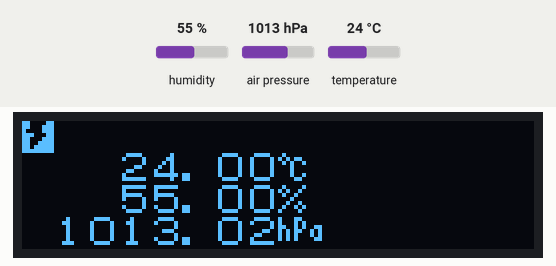
This sketch was run on a simulated ESP8266 (NodeMCU). Parts: 128×32 one-colour display. Wiring (inferred from the names in the program): SSD1306 OLED at I2C address 0x3C; BME280 sensor at I2C address 0x76. The test bench sets the inputs (shaded band); at power-on: temperature 24 °C, humidity 55 %, air pressure 1013 hPa. What the sketch prints to the serial monitor is not drawn.

Above: at 1.4 s.
1.5 s: temperature set to 41 °C
At 3.5 s:
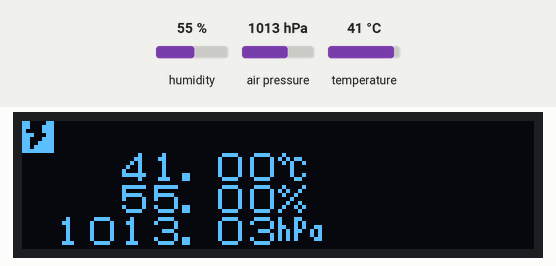
3.8 s: humidity set to 40 %
At 5.5 s:
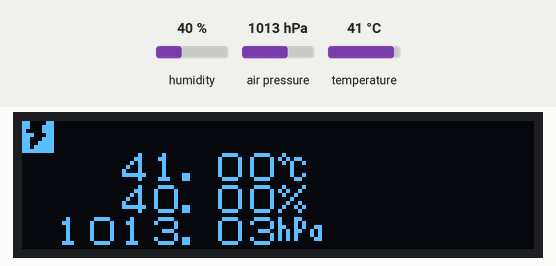
5.8 s: temperature set to 12 °C
At 7.4 s:
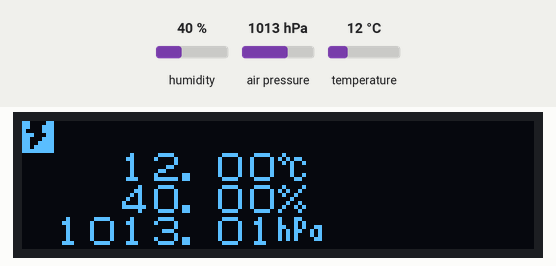
7.8 s: air pressure set to 952 hPa
At 9.3 s:
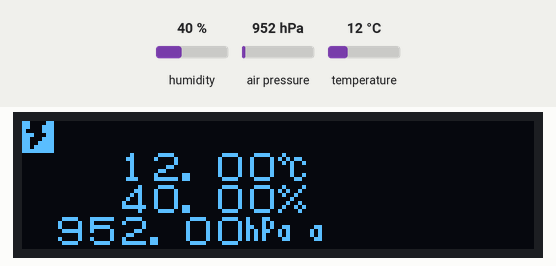
Timing chart, 0 to 10.8 s (numbered marks = the images above; inputs shaded):
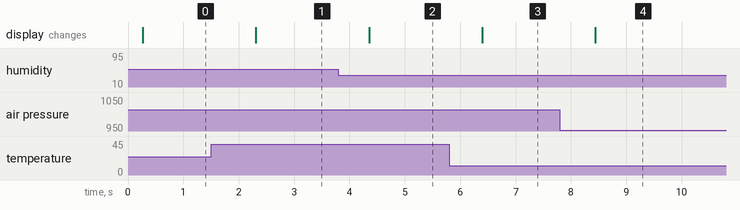

The sketch:

spresense_oled_bme280.ino
```cpp
/*
 SPRESENSEアドオン BME280 https://www.switch-science.com/catalog/3928/ 用サンプルソース

 OLEDの制御部分はmgo_tecさんのソースコード
 https://www.mgo-tec.com/blog-entry-ssd1306-revalidation-i2c-esp32-esp8266.html を
 元に、いくつかのパラメータをこのOLED用に変更しています。

 Font dataは https://github.com/emutyworks/8x8DotJPFont のものを抜粋して使っています。

*/

#include "Wire.h"
#include <SSCI_BME280.h>

SSCI_BME280 bme280;
const uint8_t BME_i2c_addr = 0x76;        //I2C Address
const uint8_t ADDRES_OLED =  0x3C;
const int SDA_OLED =  5;
const int SCL_OLED =  4;
const uint32_t Frequensy_OLED = 400000; //Max=400kHz


// Font data from https://github.com/emutyworks/8x8DotJPFont
uint8_t Font[17][8] = {
  { 0x00, 0x3e, 0x41, 0x41, 0x41, 0x41, 0x3e, 0x00 }, /* 0x39 ０ */
  { 0x00, 0x00, 0x42, 0x7f, 0x40, 0x00, 0x00, 0x00 }, /* 0x3A １ */
  { 0x00, 0x62, 0x51, 0x51, 0x49, 0x49, 0x46, 0x00 }, /* 0x3B ２ */
  { 0x00, 0x22, 0x41, 0x49, 0x49, 0x49, 0x36, 0x00 }, /* 0x3C ３ */
  { 0x00, 0x30, 0x28, 0x24, 0x22, 0x7f, 0x20, 0x00 }, /* 0x3D ４ */
  { 0x00, 0x2f, 0x45, 0x45, 0x45, 0x45, 0x39, 0x00 }, /* 0x3E ５ */
  { 0x00, 0x3e, 0x49, 0x49, 0x49, 0x49, 0x32, 0x00 }, /* 0x3F ６ */
  { 0x00, 0x01, 0x01, 0x61, 0x19, 0x05, 0x03, 0x00 }, /* 0x40 ７ */
  { 0x00, 0x36, 0x49, 0x49, 0x49, 0x49, 0x36, 0x00 }, /* 0x41 ８ */
  { 0x00, 0x26, 0x49, 0x49, 0x49, 0x49, 0x3e, 0x00 }, /* 0x42 ９ */
  { 0x00, 0x00, 0x00, 0x00, 0x00, 0x00, 0x00, 0x00 }, /* 0x00    */
  { 0x60, 0x60, 0x00, 0x00, 0x00, 0x00, 0x00, 0x00 }, /* 0x04 ． */
  { 0x02, 0x05, 0x02, 0x3c, 0x42, 0x42, 0x24, 0x00 }, /* 0x1B ℃ */
  { 0x42, 0x25, 0x12, 0x08, 0x24, 0x52, 0x21, 0x00 }, /* 0x20 ％ */
  { 0x3f, 0x04, 0x38, 0x00, 0x3f, 0x09, 0x06, 0x00 },  /* 0x48 h *//* 0x30 P */
  { 0x18, 0x24, 0x3c, 0x00, 0x00, 0x00, 0x00, 0x00 }, /* 0x41 a */
  { 0xff, 0xfb, 0x88, 0xc0, 0xe0, 0xf6, 0xff, 0xff }  /* 0x41 Logo */
};

void setup() {
  Serial.begin(115200);

  uint8_t osrs_t = 1;             //Temperature oversampling x 1
  uint8_t osrs_p = 1;             //Pressure oversampling x 1
  uint8_t osrs_h = 1;             //Humidity oversampling x 1
  uint8_t bme280mode = 3;         //Normal mode
  uint8_t t_sb = 5;               //Tstandby 1000ms
  uint8_t filter = 0;             //Filter off
  uint8_t spi3w_en = 0;           //3-wire SPI Disable


  Wire.begin();
  bme280.setMode(BME_i2c_addr, osrs_t, osrs_p, osrs_h, bme280mode, t_sb, filter, spi3w_en);
  bme280.readTrim();
  delay(100);

  SSD1306_Init(); //OLED ssd1306 初期化
  delay(10);
  Clear_Display_All();
  //  Display_Pic();
  //  Clear_Display_All();
  title_disp();
}

void loop() {
  double temp_act, press_act, hum_act; //最終的に表示される値を入れる変数
  bme280.readData(&temp_act, &press_act, &hum_act);

  temp_disp(temp_act);
  press_disp(press_act);
  hum_disp(hum_act);
  //  Serial.print("TEMP : ");
  //  Serial.print(temp_act);
  //  Serial.print(" DegC  PRESS : ");
  //  Serial.print(press_act);
  //  Serial.print(" hPa  HUM : ");
  //  Serial.print(hum_act);
  //  Serial.println(" ");
  delay(1000);

}
//*******************************************

void disp_char(int fontNum) {
  uint8_t b = 0, dummy = 0;
  Wire.beginTransmission(ADDRES_OLED);
  Wire.write(0b01000000); //control byte, Co bit = 0 (continue), D/C# = 1 (data) Max=31byte

  for (int m = 0; m < 8; m++) {
    b = Font[fontNum][m];
    Wire.write(b); //SSD1306のGDRAM にデータ書き込み
  }
  Wire.endTransmission(); //これが送信されて初めてディスプレイに表示される
}

//*******************************************
void title_disp() {
  Wire.beginTransmission(ADDRES_OLED);
  Wire.write(0b10000000); //control byte, Co bit = 1 (1byte only), D/C# = 0 (command) Max=31byte
  Wire.write(0xB0 | 0); //set page start address←垂直開始位置はここで決める(B0～B7)
  Wire.write((byte)0b00000000);
  Wire.write(0x21); //set Column Address
  Wire.write((byte)(8 * 0)); //Column Start Address←水平開始位置はここで決める(0～127)
  Wire.write(127); //Column Stop Address　画面をフルに使う
  Wire.endTransmission();
  disp_char(16);
}

//*******************************************
void temp_disp(double temp_act) {
  Wire.beginTransmission(ADDRES_OLED);
  Wire.write(0b10000000); //control byte, Co bit = 1 (1byte only), D/C# = 0 (command) Max=31byte
  Wire.write(0xB0 | 1); //set page start address←垂直開始位置はここで決める(B0～B7)
  Wire.write((byte)0b00000000);
  Wire.write(0x21); //set Column Address
  Wire.write((byte)8 * 3); //Column Start Address←水平開始位置はここで決める(0～127)
  Wire.write(127); //Column Stop Address　画面をフルに使う
  Wire.endTransmission();

  String tempStr = String(temp_act, 2);
  for (int i = 0; i < tempStr.length(); i++) {
    char c = tempStr.charAt(i);
    switch (c) {
      case '0':
      case '1':
      case '2':
      case '3':
      case '4':
      case '5':
      case '6':
      case '7':
      case '8':
      case '9':
        disp_char(c - '0');
        break;
      case '.':
        disp_char(11);
        break;
    }
  }
  disp_char(12); // ℃
  Serial.println(tempStr);
}
//*******************************************
void hum_disp(double hum_act) {
  Wire.beginTransmission(ADDRES_OLED);
  Wire.write(0b10000000); //control byte, Co bit = 1 (1byte only), D/C# = 0 (command) Max=31byte
  Wire.write(0xB0 | 2); //set page start address←垂直開始位置はここで決める(B0～B7)
  Wire.write((byte)0b00000000);
  Wire.write(0x21); //set Column Address
  Wire.write((byte)8 * 3); //Column Start Address←水平開始位置はここで決める(0～127)
  Wire.write(127); //Column Stop Address　画面をフルに使う
  Wire.endTransmission();

  String humStr = String(hum_act, 2);
  for (int i = 0; i < humStr.length(); i++) {
    char c = humStr.charAt(i);
    switch (c) {
      case '0':
      case '1':
      case '2':
      case '3':
      case '4':
      case '5':
      case '6':
      case '7':
      case '8':
      case '9':
        disp_char(c - '0');
        break;
      case '.':
        disp_char(11);
        break;
    }
  }
  disp_char(13); // ％
}
//*******************************************
void press_disp(double press_act) {
  Wire.beginTransmission(ADDRES_OLED);
  Wire.write(0b10000000); //control byte, Co bit = 1 (1byte only), D/C# = 0 (command) Max=31byte
  Wire.write(0xB0 | 3); //set page start address←垂直開始位置はここで決める(B0～B7)
  Wire.write((byte)0b00000000);
  Wire.write(0x21); //set Column Address
  Wire.write((byte)8 * 1); //Column Start Address←水平開始位置はここで決める(0～127)
  Wire.write(127); //Column Stop Address　画面をフルに使う
  Wire.endTransmission();

  String pressStr = String(press_act, 2);
  for (int i = 0; i < pressStr.length(); i++) {
    char c = pressStr.charAt(i);
    switch (c) {
      case '0':
      case '1':
      case '2':
      case '3':
      case '4':
      case '5':
      case '6':
      case '7':
      case '8':
      case '9':
        disp_char(c - '0');
        break;
      case '.':
        disp_char(11);
        break;
    }
  }
  disp_char(14); // hP
  disp_char(15); // a
}
//*******************************************
void Display_Pic() {
  int i, j, m, n;
  uint8_t b = 0, dummy = 0;

  for (i = 0; i < 4; i++) {
    Wire.beginTransmission(ADDRES_OLED);
    Wire.write(0b10000000); //control byte, Co bit = 1 (1byte only), D/C# = 0 (command) Max=31byte
    Wire.write(0xB0 | i); //set page start address←垂直開始位置はここで決める(B0～B7)
    Wire.write((byte)0b00000000);
    Wire.write(0x21); //set Column Address
    Wire.write((byte)0); //Column Start Address←水平開始位置はここで決める(0～127)
    Wire.write(127); //Column Stop Address　画面をフルに使う
    Wire.endTransmission();

    for (j = 0; j < 16; j++) { //column = 8byte x 16 ←8バイト毎に水平に連続で16個表示
      Wire.beginTransmission(ADDRES_OLED);
      Wire.write(0b01000000); //control byte, Co bit = 0 (continue), D/C# = 1 (data) Max=31byte

      for (m = 7; m >= 0; m--) {
        for (n = 0; n < 8; n++) { //描画1バイトを縦列に変換
          dummy = ( Font[0][n] >> m ) & 0x01;
          if (dummy > 0) {
            b = b | (dummy << n);
          }
        }
        Wire.write(b); //SSD1306のGDRAM にデータ書き込み
        b = 0;
      }
      Wire.endTransmission(); //これが送信されて初めてディスプレイに表示される
      delay(500);
    }
  }
}
//**************************************************
void Clear_Display_All() {
  uint8_t i, j, k;

  for (i = 0; i < 8; i++) { //Page(0-7)
    Wire.beginTransmission(ADDRES_OLED);
    Wire.write(0b10000000); //control byte, Co bit = 1 (1byte only), D/C# = 0 (command)
    Wire.write(0xB0 | i); //set page start address(B0～B7)
    Wire.write((byte)0b00000000);
    Wire.write(0x21); //set Column Address
    Wire.write((byte)0); //Column Start Address(0-127)
    Wire.write(127); //Column Stop Address(0-127)
    Wire.endTransmission();

    for (j = 0; j < 16; j++) { //column = 8byte x 16
      Wire.beginTransmission(ADDRES_OLED);
      Wire.write(0b01000000); //control byte, Co bit = 0 (continue), D/C# = 1 (data)
      for (k = 0; k < 8; k++) { //continue to 31byte
        Wire.write(byte(0x00));
      }
      Wire.endTransmission();
    }
  }
}
//*******************************************
void SSD1306_Init() {
  Wire.beginTransmission(ADDRES_OLED);
  Wire.write(0b10000000); //control byte, Co bit = 1 (1byte only), D/C# = 0 (command) Max=31byte
  Wire.write(0xAE); //display off
  Wire.write((byte)0b00000000); //control byte, Co bit = 0 (continue), D/C# = 0 (command)
  Wire.write(0xD5);
  Wire.write(0x80);
  Wire.write((byte)0b00000000); //control byte, Co bit = 0 (continue), D/C# = 0 (command)
  Wire.write(0xA8); //Set Multiplex Ratio  0xA8, 0x1F
  Wire.write(0x1F); //64MUX
  Wire.write((byte)0b00000000); //control byte, Co bit = 0 (continue), D/C# = 0 (command)
  Wire.write(0xD3); //Set Display Offset 0xD3, 0x00
  Wire.write((byte)0x00);
  Wire.write(0b10000000); //control byte, Co bit = 1 (1byte only), D/C# = 0 (command)
  Wire.write(0x40); //Set Display Start Line 0x40
  Wire.write(0b10000000); //control byte, Co bit = 1 (1byte only), D/C# = 0 (command)
  Wire.write(0xA1); //Set Segment re-map 0xA0/0xA1
  Wire.write(0b10000000); //control byte, Co bit = 1 (1byte only), D/C# = 0 (command)
  Wire.write(0xC8); //Set COM Output Scan Direction 0xC0,/0xC8
  Wire.write((byte)0b00000000); //control byte, Co bit = 0 (continue), D/C# = 0 (command)
  Wire.write(0xDA); //Set COM Pins hardware configuration 0xDA, 0x02
  Wire.write(0b00000010);
  Wire.write((byte)0b00000000); //control byte, Co bit = 0 (continue), D/C# = 0 (command)
  Wire.write(0x81); //Set Contrast Control 0x81, default=0x7F
  Wire.write(0x8f); //0-255
  Wire.write(0b10000000); //control byte, Co bit = 1 (1byte only), D/C# = 0 (command)
  Wire.write(0xA4); //Disable Entire Display On
  Wire.write((byte)0b10000000); //control byte, Co bit = 1 (1byte only), D/C# = 0 (command)
  Wire.write(0xA6); //Set Normal Display 0xA6, Inverse display 0xA7
  Wire.write((byte)0b00000000); //control byte, Co bit = 0 (continue), D/C# = 0 (command)
  Wire.write(0xD5); //Set Display Clock Divide Ratio/Oscillator Frequency 0xD5, 0x80
  Wire.write(0b10000000);
  Wire.write((byte)0b00000000); //control byte, Co bit = 0 (continue), D/C# = 0 (command)
  Wire.write(0x20); //Set Memory Addressing Mode
  Wire.write(0x10); //Page addressing mode
  Wire.endTransmission();
  Wire.beginTransmission(ADDRES_OLED);
  Wire.write((byte)0b00000000); //control byte, Co bit = 0 (continue), D/C# = 0 (command)
  Wire.write(0x22); //Set Page Address
  Wire.write((byte)0); //Start page set
  Wire.write(7); //End page set
  Wire.write((byte)0b00000000); //control byte, Co bit = 0 (continue), D/C# = 0 (command)
  Wire.write(0x21); //set Column Address
  Wire.write((byte)0); //Column Start Address
  Wire.write(127); //Column Stop Address
  Wire.write((byte)0b00000000); //control byte, Co bit = 0 (continue), D/C# = 0 (command)
  Wire.write(0x8D); //Set Enable charge pump regulator 0x8D, 0x14
  Wire.write(0x14);
  Wire.write(0b10000000); //control byte, Co bit = 1 (1byte only), D/C# = 0 (command)
  Wire.write(0xAF); //Display On 0xAF
  Wire.endTransmission();
}
```

Measured:
- after the input at 1.5 s, the display: changes after 0.81 s (image 1)
- after the input at 3.8 s, the display: changes after 0.55 s (image 2)
- after the input at 5.8 s, the display: changes after 0.60 s (image 3)
- after the input at 7.8 s, the display: changes after 0.64 s (image 4)
